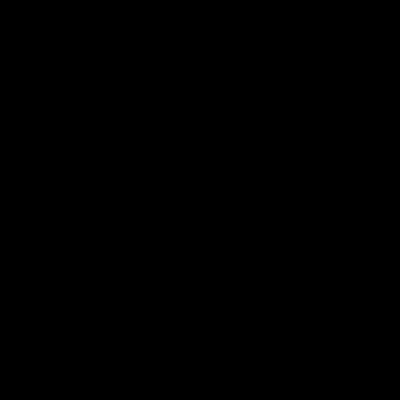
Frame 1 (no input)
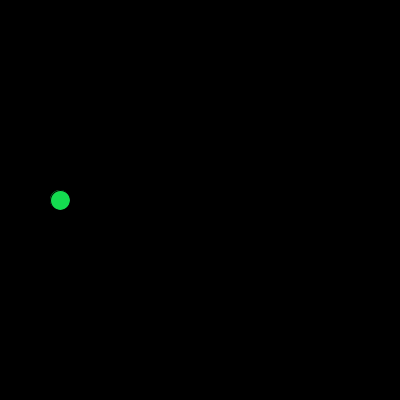
Frame 60 (the mouse pressed at the canvas centre just before this capture)
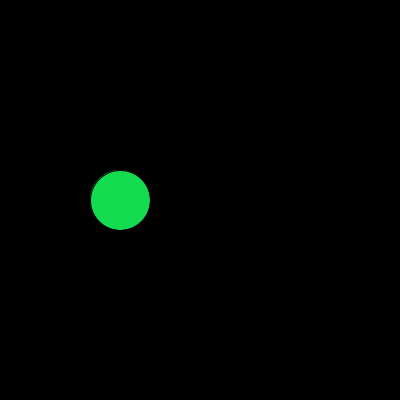
Frame 120 (the mouse held since frame 60 and released just before this capture)

The Processing sketch that drew these frames (run headless with seeded random() and noise(); from frame 60 on, the mouse is pressed at the canvas centre):

// Processing sketch: processing_162603
// ── processing_162603.pde

//What I had problems with was the mix of the counter function while moving the balls.

//So I tried combining coutner and state functions
float diam;
int count;
int state;

int x = 0;
int speed = 1;

void setup() {
  count = 0;
  state = 0;
  
  size(400,400);
  background(0);  
}
//I combined the counter by having it in draw as original examples
void draw() {
  move(); 
  bounce();
  display();
 
  count++;
  if(count > 30){
    count = 0;
    state++;
    if(state > 8){
       state = 0;
       //for some reason the circle dissapears after the cycle though??
    } 
  }
}
//but later on added the other functions to house the state function
void move () {
  x=x + speed;
}

void bounce () {
  if ((x > width) || (x < 0)) {
    speed = speed * -1;
  }
}
  
void display() {
  background (0);
  fill(20,220,80);
  diam = state * 20;
  ellipse(x,width/2,diam,diam);
}

//so while it isnt perfect, if I tinkered enough with it (though this is hours of tinkering alone)
//then i could try to make multiple circles affected by count and state to make the question from the test (vertical movement)
